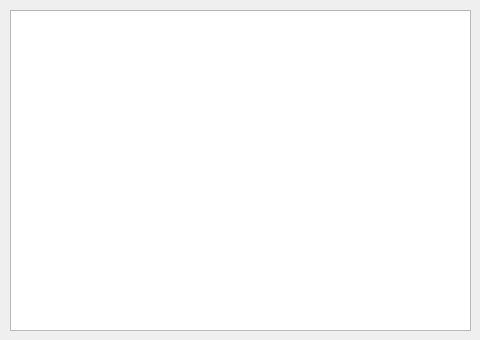
<?xml version="1.0" encoding="UTF-8"?>
<ui version="4.0">
 <class>MainWindow</class>
 <widget class="QMainWindow" name="MainWindow">
  <property name="geometry">
   <rect>
    <x>0</x>
    <y>0</y>
    <width>480</width>
    <height>340</height>
   </rect>
  </property>
  <property name="windowTitle">
   <string>Эспрессо</string>
  </property>
  <widget class="QWidget" name="centralwidget">
   <widget class="QTableView" name="tableView">
    <property name="geometry">
     <rect>
      <x>10</x>
      <y>10</y>
      <width>461</width>
      <height>321</height>
     </rect>
    </property>
   </widget>
  </widget>
 </widget>
 <resources/>
 <connections/>
</ui>
